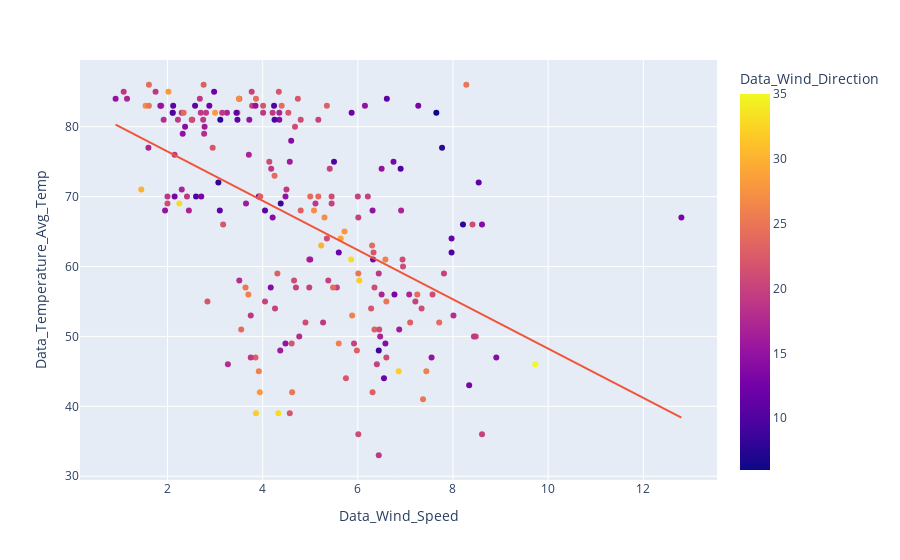

Write notebook code for a chart like this one.
### Code cell
fig = px.scatter(df_c, x="Data_Wind_Speed", y="Data_Temperature_Avg_Temp",color='Data_Wind_Direction',trendline='ols')
fig.show()        #ONE COUNTRTY

### Figure 1 — Plotly figure (JSON) as saved in the notebook; plotly's stock layout.template omitted (floating-point values rounded to 4 significant figures; data arrays with more than 128 entries replaced by an {"elided": "..."} marker saying what was removed)
{"data": [{"hovertemplate": "Data_Wind_Speed=%{x}<br>Data_Temperature_Avg_Temp=%{y}<br>Data_Wind_Direction=%{marker.color}<extra></extra>", "legendgroup": "", "marker": {"color": {"elided": "212 int values"}, "coloraxis": "coloraxis", "symbol": "circle"}, "mode": "markers", "name": "", "orientation": "v", "showlegend": false, "type": "scatter", "x": {"elided": "212 float values"}, "xaxis": "x", "y": {"elided": "212 int values"}, "yaxis": "y"}, {"hovertemplate": "<b>OLS trendline</b><br>Data_Temperature_Avg_Temp = -3.52483 * Data_Wind_Speed + 83.51<br>R<sup>2</sup>=0.253836<br><br>Data_Wind_Speed=%{x}<br>Data_Temperature_Avg_Temp=%{y} <b>(trend)</b><extra></extra>", "legendgroup": "", "marker": {"symbol": "circle"}, "mode": "lines", "name": "", "showlegend": false, "type": "scatter", "x": {"elided": "212 float values"}, "xaxis": "x", "y": {"elided": "212 float values"}, "yaxis": "y"}], "layout": {"coloraxis": {"colorbar": {"title": {"text": "Data_Wind_Direction"}}, "colorscale": [[0, "#0d0887"], [0.1111, "#46039f"], [0.2222, "#7201a8"], [0.3333, "#9c179e"], [0.4444, "#bd3786"], [0.5556, "#d8576b"], [0.6667, "#ed7953"], [0.7778, "#fb9f3a"], [0.8889, "#fdca26"], [1, "#f0f921"]]}, "legend": {"tracegroupgap": 0}, "margin": {"t": 60}, "xaxis": {"anchor": "y", "domain": [0, 1], "title": {"text": "Data_Wind_Speed"}}, "yaxis": {"anchor": "x", "domain": [0, 1], "title": {"text": "Data_Temperature_Avg_Temp"}}}}
